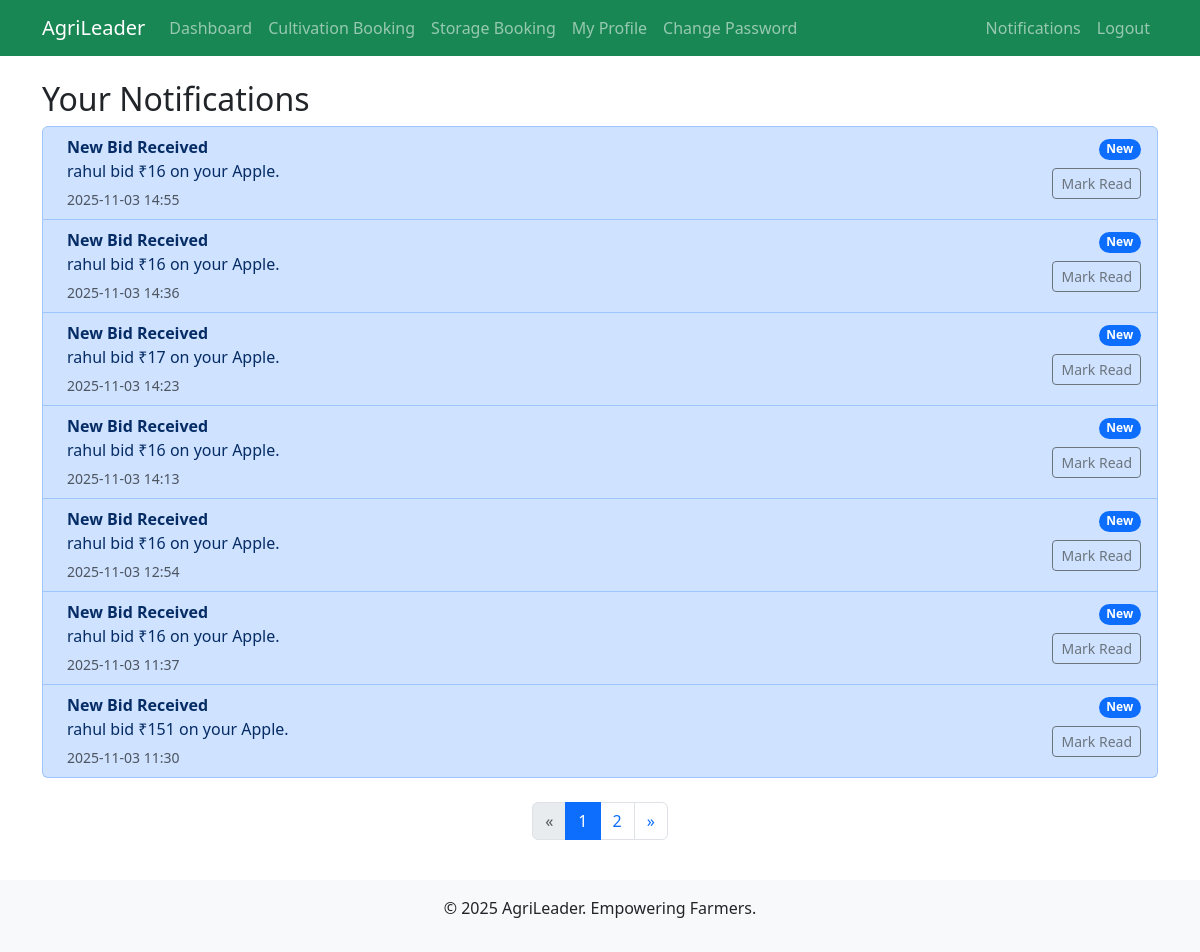
Before: /notifications/farmer/ (signed in) with the older database file.
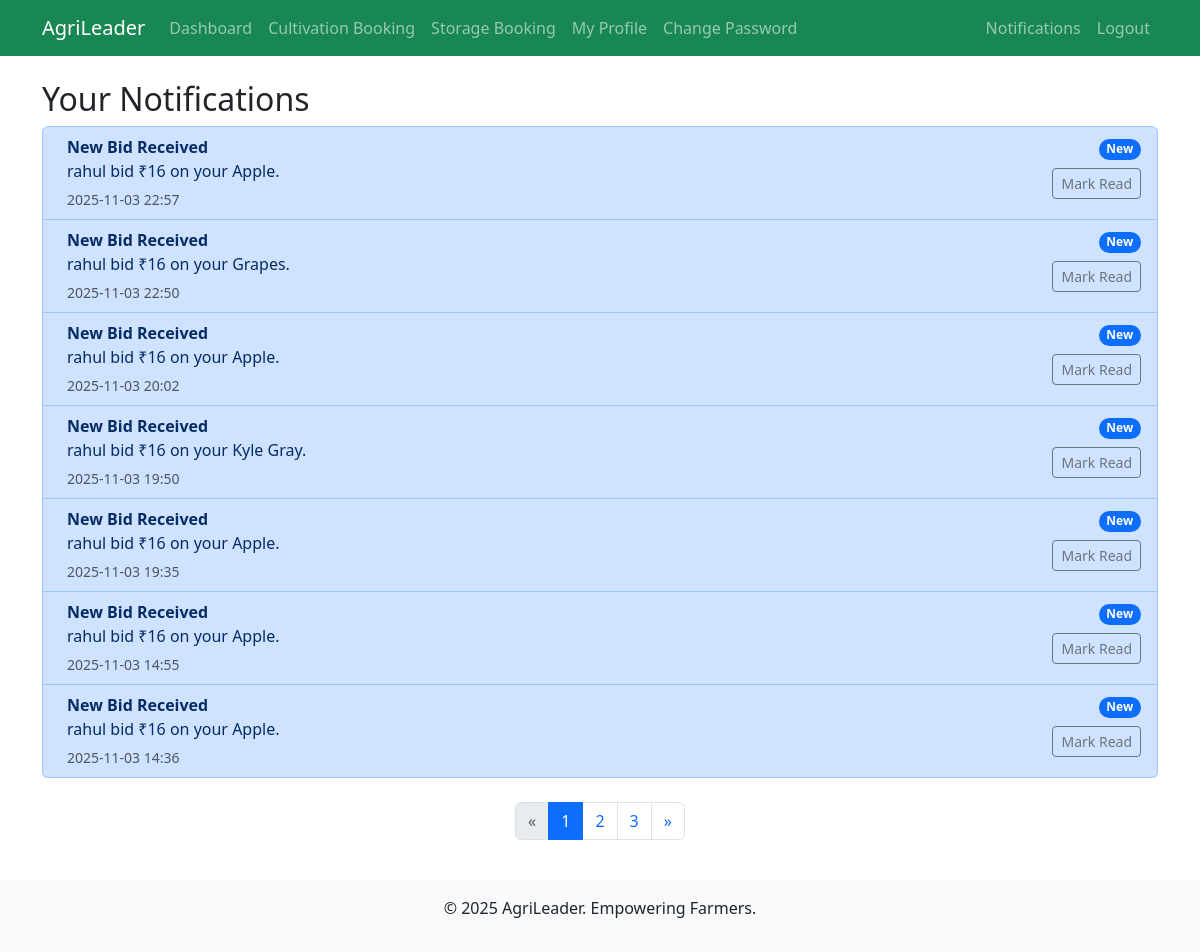
After: the same page with the newer database file.
### notifications/models.py (models this page shows, shortened)
class Notification(models.Model):
    NOTIFICATION_TYPES = [
        ('approval', 'Approval/Rejection'),
        ('booking', 'Booking Update'),
        ('marketplace', 'Marketplace Transaction'),
        ('scheme', 'New Scheme Alert'),
        ('weather', 'Weather Alert'),
        ('custom', 'Custom'),
    ]
    user = models.ForeignKey(CustomUser, on_delete=models.CASCADE)
    title = models.CharField(max_length=100)
    message = models.TextField()
    notification_type = models.CharField(max_length=20, choices=NOTIFICATION_TYPES)
    is_read = models.BooleanField(default=False)
    created_at = models.DateTimeField(auto_now_add=True)
    related_id = models.PositiveIntegerField(null=True, blank=True)  # e.g., booking ID
    related_model = models.CharField(max_length=50, null=True, blank=True)  # e.g., 'CultivationBooking'
    class Meta:
        ordering = ['-created_at']

### notifications/views.py (the view)
    def wrapper(request, *args, **kwargs):
        if not request.user.is_authenticated or request.user.role not in ['farmer', 'buyer']:
            messages.warning(request, 'No permission to access this page.')
            return redirect('accounts:home')
        return view_func(request, *args, **kwargs)

### notifications/views.py (called while the page is built)
def user_required(view_func):
    def wrapper(request, *args, **kwargs):
        if not request.user.is_authenticated or request.user.role not in ['farmer', 'buyer']:
            messages.warning(request, 'No permission to access this page.')
            return redirect('accounts:home')
        return view_func(request, *args, **kwargs)
    return wrapper

@login_required
@user_required
def farmer_notifications(request):
    notifs = Notification.objects.filter(user=request.user).order_by('-created_at')
    page_obj, notifs = paginate_queryset(request, notifs)
    return render(request, 'notifications/farmer_notifications.html', {'notifications': notifs , 'page_obj': page_obj})

### utils/pagination.py (called while the page is built)
def paginate_queryset(request, queryset):
    paginator = Paginator(queryset, DEFAULT_PER_PAGE)
    page_number = request.GET.get('page')
    try:
        page_obj = paginator.page(page_number)
    except PageNotAnInteger:
        page_obj = paginator.page(1)
    except EmptyPage:
        page_obj = paginator.page(paginator.num_pages)
    return page_obj, page_obj.object_list

### notifications/templates/notifications/farmer_notifications.html (shortened to what this page needs)
{% extends 'accounts/base.html' %}
{% block content %}
<h2>Your Notifications</h2>
<div class="list-group">
    {% for notif in notifications %}
    <div class="list-group-item d-flex justify-content-between align-items-start
                {% if notif.is_read %}list-group-item-secondary{% else %}list-group-item-primary{% endif %}">
        <div class="ms-2 me-auto">
            <div class="fw-bold">{{ notif.title }}</div>
            <p class="mb-1">{{ notif.message|truncatewords:20 }}</p>
            <small class="text-muted">{{ notif.created_at|date:"Y-m-d H:i" }}</small>
        </div>
        <div class="text-end">
            {% if not notif.is_read %}
                <span class="badge bg-primary rounded-pill mb-2">New</span><br>
                <a href="{% url 'notifications:mark_read' notif.id %}"
                   class="btn btn-sm btn-outline-secondary">Mark Read</a>
            {% else %}
                <a href="{% url 'notifications:mark_read' notif.id %}"
                   class="btn btn-sm btn-outline-secondary disabled" aria-disabled="true">Read</a>
            {% endif %}
        </div>
    </div>
    {% empty %}
        <p class="p-3 text-muted">No notifications.</p>
    {% endfor %}
</div>
{% include 'partials/pagination.html' %}
{% endblock %}

Changed rows visible on the page:
no longer on this page (row unchanged): Notification: title "New Bid Received", message "rahul bid ₹17 on your Apple.", created_at "2025-11-03 14:23", is_read "New"
no longer on this page (row unchanged): Notification: title "New Bid Received", message "rahul bid ₹16 on your Apple.", created_at "2025-11-03 14:13", is_read "New"
no longer on this page (row unchanged): Notification: title "New Bid Received", message "rahul bid ₹16 on your Apple.", created_at "2025-11-03 12:54", is_read "New"
no longer on this page (row unchanged): Notification: title "New Bid Received", message "rahul bid ₹16 on your Apple.", created_at "2025-11-03 11:37", is_read "New"
no longer on this page (row unchanged): Notification: title "New Bid Received", message "rahul bid ₹151 on your Apple.", created_at "2025-11-03 11:30", is_read "New"
added Notification: title "New Bid Received", message "rahul bid ₹16 on your Apple.", created_at "2025-11-03 22:57", is_read "New"
added Notification: title "New Bid Received", message "rahul bid ₹16 on your Grapes.", created_at "2025-11-03 22:50", is_read "New"
added Notification: title "New Bid Received", message "rahul bid ₹16 on your Apple.", created_at "2025-11-03 20:02", is_read "New"
added Notification: title "New Bid Received", message "rahul bid ₹16 on your Kyle Gray.", created_at "2025-11-03 19:50", is_read "New"
added Notification: title "New Bid Received", message "rahul bid ₹16 on your Apple.", created_at "2025-11-03 19:35", is_read "New"
Other visible differences:
new list line: "3"
